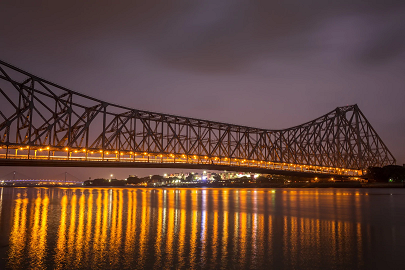
#> input picture lab3/bridge.png, 405 x 270 px
$ python main3.py
#> lines starting #> are read from the running program, lines starting #| are printed output that depends on the picture
import numpy as np
import cv2

#~~~~~~~~~~~~~~~~~
def load_image(fpath: str) -> np.ndarray:
#> called with fpath = 'bridge.png'
    data = np.fromfile(fpath, dtype=np.uint8)
    img = cv2.imdecode(data, cv2.IMREAD_COLOR)
#> img is the input picture: shape (270, 405, 3); mean B, G, R 55.5, 68.3, 98.7
    if img is None:
        raise IOError("неверный формат файла")
    return img
#~~~~~~~~~~~~~~~~~

def make_mask(shape: tuple, radius: int) -> np.ndarray:
    xr = np.arange(0, shape[1]) - shape[1] // 2
    yr = np.arange(0, shape[0]) - shape[0] // 2
    squares = xr[np.newaxis, :]**2 + yr[:, np.newaxis]**2
    return squares <= radius**2

def view_amp(fourier: np.ndarray) -> np.ndarray:
    res = np.abs(fourier)
    res = np.log(res)
    rmin, rmax = res.min(), res.max()
    res -= rmin
    res *= 255.0 / (rmax - rmin)
    return res.astype(np.uint8)

if __name__ == '__main__':
    img = load_image("bridge.png")
    gray = cv2.cvtColor(img, cv2.COLOR_BGR2GRAY)
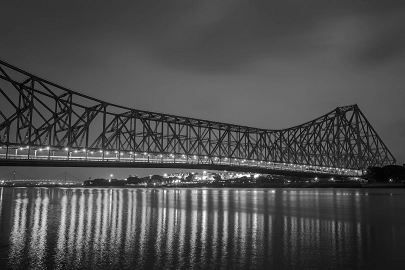
#> gray: shape (270, 405); min 1, max 255, mean 75.9

    radius = gray.shape[0] // 8
#> radius = 33
    mask = make_mask(gray.shape, radius)

    print(f"gray {gray.shape[1]}x{gray.shape[0]}, {gray.dtype}:",
        f"{gray.min()}...{gray.max()}")
#> (printed output is left out)
    cv2.imshow("gray", gray)
    fourier = np.fft.fft2(gray) # преобразование Фурье
    fourier = np.fft.fftshift(fourier) # перевод в каноническую форму

    fourier[~mask] = 1e-10

    print(f"fourier {fourier.shape[1]}x{fourier.shape[0]}, {fourier.dtype}:",
          f"{fourier.min()}...{fourier.max()}")
#> (printed output is left out)
    amp = view_amp(fourier)
#> in view_amp, `res = np.log(res)`:
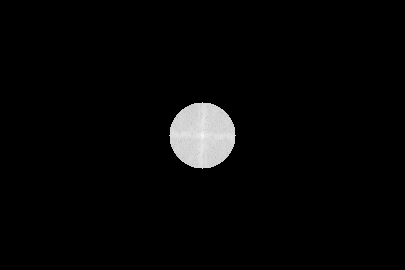
#> res: shape (270, 405) float64; min -23.03, max 15.93, mean -22.01; drawn with min black and max white
#> in view_amp, `rmin, rmax = res.min(), res.max()`: rmin = -23.03; rmax = 15.93
#> in view_amp, `res *= 255.0 / (rmax - rmin)`:
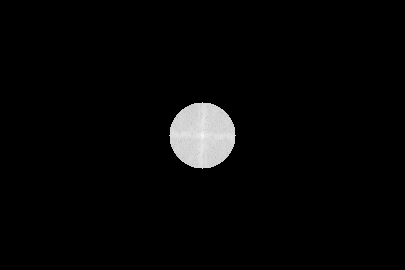
#> res: shape (270, 405) float64; min 0, max 255, mean 6.7
    print(f"amplitudes {amp.shape[1]}x{amp.shape[0]}, {amp.dtype}:",
          f"{amp.min()}...{amp.max()}")
#> (printed output is left out)
    cv2.imshow("amp", amp)
    # обратное преобразование
    unshift = np.fft.ifftshift(fourier) # перевод из канонической формы
    restored = np.fft.ifft2(unshift) # обратное преобразование Фурье
    print(f"amplitudes {restored.shape[1]}x{restored.shape[0]}, {restored.dtype}:",
          f"{restored.min()}...{restored.max()}")
#> (printed output is left out)
    res = np.abs(restored).astype(np.uint8)
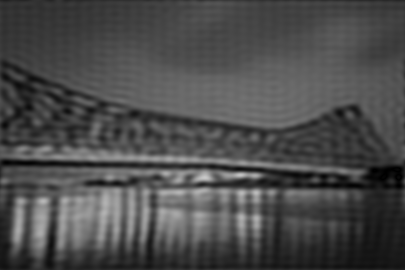
#> res: shape (270, 405); min 0, max 200, mean 75.4
    cv2.imshow("res", res)
    cv2.waitKey()
